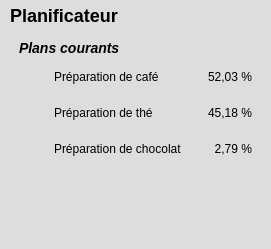
        <widget class="QFrame" name="planificateur">
         <property name="styleSheet">
          <string notr="true">background-color: #ddd;
border: none;</string>
         </property>
         <property name="frameShape">
          <enum>QFrame::StyledPanel</enum>
         </property>
         <property name="frameShadow">
          <enum>QFrame::Raised</enum>
         </property>
         <layout class="QVBoxLayout" name="verticalLayout_6">
          <property name="spacing">
           <number>5</number>
          </property>
          <property name="leftMargin">
           <number>10</number>
          </property>
          <property name="topMargin">
           <number>5</number>
          </property>
          <property name="rightMargin">
           <number>10</number>
          </property>
          <property name="bottomMargin">
           <number>5</number>
          </property>
          <item>
           <widget class="QLabel" name="planificateurTitre">
            <property name="sizePolicy">
             <sizepolicy hsizetype="Preferred" vsizetype="Preferred">
              <horstretch>0</horstretch>
              <verstretch>0</verstretch>
             </sizepolicy>
            </property>
            <property name="minimumSize">
             <size>
              <width>0</width>
              <height>20</height>
             </size>
            </property>
            <property name="maximumSize">
             <size>
              <width>16777215</width>
              <height>16777215</height>
             </size>
            </property>
            <property name="styleSheet">
             <string notr="true">font-size: 18px;
font-weight: bold;</string>
            </property>
            <property name="text">
             <string>Planificateur</string>
            </property>
            <property name="alignment">
             <set>Qt::AlignLeading|Qt::AlignLeft|Qt::AlignTop</set>
            </property>
           </widget>
          </item>
          <item>
           <widget class="QFrame" name="plansCourants">
            <property name="frameShape">
             <enum>QFrame::StyledPanel</enum>
            </property>
            <property name="frameShadow">
             <enum>QFrame::Raised</enum>
            </property>
            <layout class="QVBoxLayout" name="verticalLayout_7">
             <property name="bottomMargin">
              <number>0</number>
             </property>
             <item>
              <widget class="QLabel" name="plansCourantsTitre">
               <property name="styleSheet">
                <string notr="true">font-weight: bold;
font-style: italic;
font-size: 14px;</string>
               </property>
               <property name="text">
                <string>Plans courants</string>
               </property>
              </widget>
             </item>
             <item>
              <widget class="QFrame" name="plansCourants1">
               <property name="frameShape">
                <enum>QFrame::StyledPanel</enum>
               </property>
               <property name="frameShadow">
                <enum>QFrame::Raised</enum>
               </property>
               <layout class="QHBoxLayout" name="horizontalLayout_4" stretch="0,0,0">
                <property name="spacing">
                 <number>10</number>
                </property>
                <property name="leftMargin">
                 <number>5</number>
                </property>
                <property name="topMargin">
                 <number>5</number>
                </property>
                <property name="rightMargin">
                 <number>0</number>
                </property>
                <property name="bottomMargin">
                 <number>5</number>
                </property>
                <item>
                 <widget class="QLabel" name="plansCourants1Logo">
                  <property name="minimumSize">
                   <size>
                    <width>20</width>
                    <height>20</height>
                   </size>
                  </property>
                  <property name="maximumSize">
                   <size>
                    <width>20</width>
                    <height>20</height>
                   </size>
                  </property>
                  <property name="text">
                   <string/>
                  </property>
                  <property name="pixmap">
                   <pixmap resource="icones.qrc">:/logos/cup.png</pixmap>
                  </property>
                  <property name="scaledContents">
                   <bool>true</bool>
                  </property>
                 </widget>
                </item>
                <item>
                 <widget class="QLabel" name="plansCourants1Label">
                  <property name="text">
                   <string>Préparation de café</string>
                  </property>
                  <property name="alignment">
                   <set>Qt::AlignLeading|Qt::AlignLeft|Qt::AlignVCenter</set>
                  </property>
                 </widget>
                </item>
                <item>
                 <widget class="QLabel" name="plansCourants1Pourcentage">
                  <property name="minimumSize">
                   <size>
                    <width>60</width>
                    <height>20</height>
                   </size>
                  </property>
                  <property name="maximumSize">
                   <size>
                    <width>16777215</width>
                    <height>16777215</height>
                   </size>
                  </property>
                  <property name="text">
                   <string>52,03 %</string>
                  </property>
                  <property name="alignment">
                   <set>Qt::AlignRight|Qt::AlignTrailing|Qt::AlignVCenter</set>
                  </property>
                 </widget>
                </item>
               </layout>
              </widget>
             </item>
             <item>
              <widget class="QFrame" name="plansCourants2">
               <property name="frameShape">
                <enum>QFrame::StyledPanel</enum>
               </property>
               <property name="frameShadow">
                <enum>QFrame::Raised</enum>
               </property>
               <layout class="QHBoxLayout" name="horizontalLayout_5" stretch="0,0,0">
                <property name="spacing">
                 <number>10</number>
                </property>
                <property name="leftMargin">
                 <number>5</number>
                </property>
                <property name="topMargin">
                 <number>5</number>
                </property>
                <property name="rightMargin">
                 <number>0</number>
                </property>
                <property name="bottomMargin">
                 <number>5</number>
                </property>
                <item>
                 <widget class="QLabel" name="plansCourants2Logo">
                  <property name="minimumSize">
                   <size>
                    <width>20</width>
                    <height>20</height>
                   </size>
                  </property>
                  <property name="maximumSize">
                   <size>
                    <width>20</width>
                    <height>20</height>
                   </size>
                  </property>
                  <property name="text">
                   <string/>
                  </property>
                  <property name="pixmap">
                   <pixmap resource="icones.qrc">:/logos/cup.png</pixmap>
                  </property>
                  <property name="scaledContents">
                   <bool>true</bool>
                  </property>
                 </widget>
                </item>
                <item>
                 <widget class="QLabel" name="plansCourants2Label">
                  <property name="text">
                   <string>Préparation de thé</string>
                  </property>
                  <property name="alignment">
                   <set>Qt::AlignLeading|Qt::AlignLeft|Qt::AlignVCenter</set>
                  </property>
                 </widget>
                </item>
                <item>
                 <widget class="QLabel" name="plansCourants2Pourcentage">
                  <property name="minimumSize">
                   <size>
                    <width>60</width>
                    <height>20</height>
                   </size>
                  </property>
                  <property name="maximumSize">
                   <size>
                    <width>16777215</width>
                    <height>16777215</height>
                   </size>
                  </property>
                  <property name="text">
                   <string>45,18 %</string>
                  </property>
                  <property name="alignment">
                   <set>Qt::AlignRight|Qt::AlignTrailing|Qt::AlignVCenter</set>
                  </property>
                 </widget>
                </item>
               </layout>
              </widget>
             </item>
             <item>
              <widget class="QFrame" name="plansCourants3">
               <property name="frameShape">
                <enum>QFrame::StyledPanel</enum>
               </property>
               <property name="frameShadow">
                <enum>QFrame::Raised</enum>
               </property>
               <layout class="QHBoxLayout" name="horizontalLayout_6" stretch="0,0,0">
                <property name="spacing">
                 <number>10</number>
                </property>
                <property name="leftMargin">
                 <number>5</number>
                </property>
                <property name="topMargin">
                 <number>5</number>
                </property>
                <property name="rightMargin">
                 <number>0</number>
                </property>
                <property name="bottomMargin">
                 <number>5</number>
                </property>
                <item>
                 <widget class="QLabel" name="plansCourants3Logo">
                  <property name="minimumSize">
                   <size>
                    <width>20</width>
                    <height>20</height>
                   </size>
                  </property>
                  <property name="maximumSize">
                   <size>
                    <width>20</width>
                    <height>20</height>
                   </size>
                  </property>
                  <property name="text">
                   <string/>
                  </property>
                  <property name="pixmap">
                   <pixmap resource="icones.qrc">:/logos/cup.png</pixmap>
                  </property>
                  <property name="scaledContents">
                   <bool>true</bool>
                  </property>
                 </widget>
                </item>
                <item>
                 <widget class="QLabel" name="plansCourants3Label">
                  <property name="text">
                   <string>Préparation de chocolat</string>
                  </property>
                  <property name="alignment">
                   <set>Qt::AlignLeading|Qt::AlignLeft|Qt::AlignVCenter</set>
                  </property>
                 </widget>
                </item>
                <item>
                 <widget class="QLabel" name="plansCourants3Pourcentage">
                  <property name="minimumSize">
                   <size>
                    <width>60</width>
                    <height>20</height>
                   </size>
                  </property>
                  <property name="maximumSize">
                   <size>
                    <width>16777215</width>
                    <height>16777215</height>
                   </size>
                  </property>
                  <property name="text">
                   <string>2,79 %</string>
                  </property>
                  <property name="alignment">
                   <set>Qt::AlignRight|Qt::AlignTrailing|Qt::AlignVCenter</set>
                  </property>
                 </widget>
                </item>
               </layout>
              </widget>
             </item>
             <item>
              <spacer name="plansCourantsSpacer">
               <property name="orientation">
                <enum>Qt::Vertical</enum>
               </property>
               <property name="sizeHint" stdset="0">
                <size>
                 <width>20</width>
                 <height>80</height>
                </size>
               </property>
              </spacer>
             </item>
            </layout>
           </widget>
          </item>
         </layout>
        </widget>
